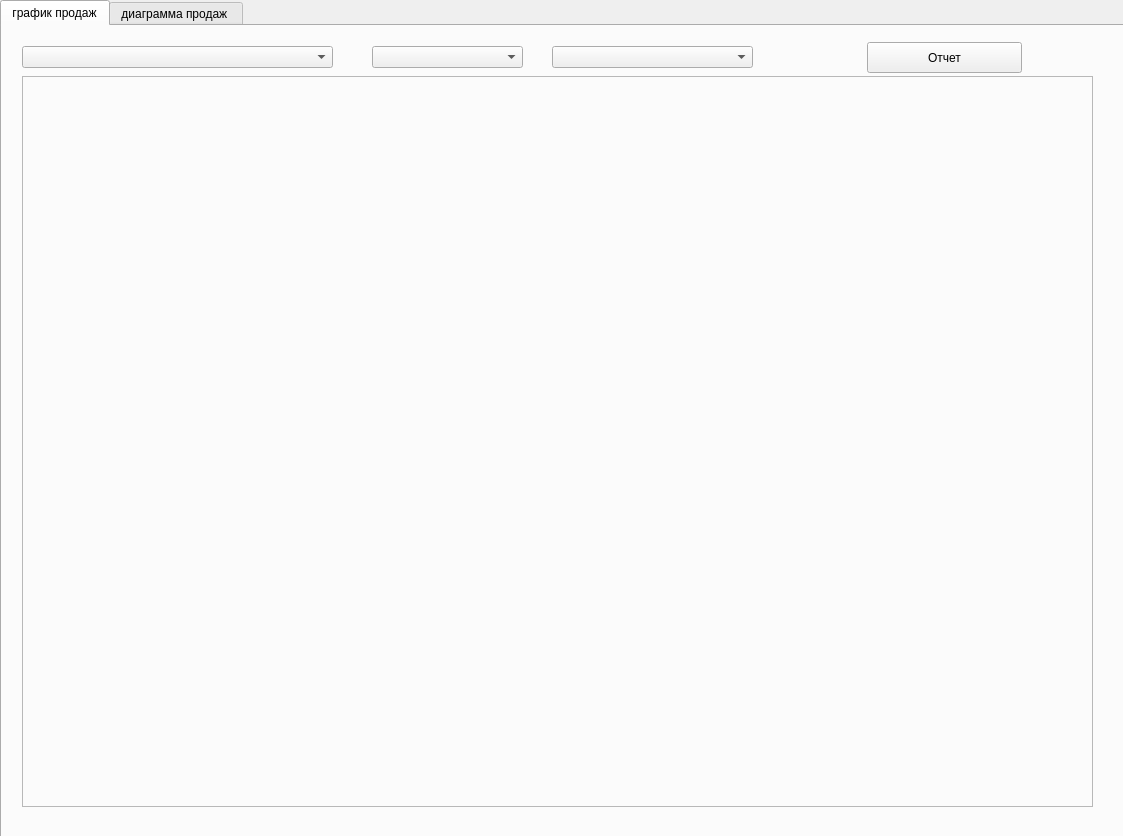
<?xml version="1.0" encoding="UTF-8"?>
<ui version="4.0">
 <class>Form</class>
 <widget class="QWidget" name="Form">
  <property name="geometry">
   <rect>
    <x>0</x>
    <y>0</y>
    <width>1123</width>
    <height>836</height>
   </rect>
  </property>
  <property name="windowTitle">
   <string>Form</string>
  </property>
  <widget class="QTabWidget" name="tabWidget">
   <property name="geometry">
    <rect>
     <x>0</x>
     <y>0</y>
     <width>1131</width>
     <height>851</height>
    </rect>
   </property>
   <property name="currentIndex">
    <number>0</number>
   </property>
   <widget class="QWidget" name="tab">
    <attribute name="title">
     <string>график продаж</string>
    </attribute>
    <widget class="QFrame" name="frame">
     <property name="geometry">
      <rect>
       <x>20</x>
       <y>50</y>
       <width>1071</width>
       <height>731</height>
      </rect>
     </property>
     <property name="frameShape">
      <enum>QFrame::StyledPanel</enum>
     </property>
     <property name="frameShadow">
      <enum>QFrame::Raised</enum>
     </property>
     <widget class="QLabel" name="label_2">
      <property name="geometry">
       <rect>
        <x>-10</x>
        <y>-70</y>
        <width>1101</width>
        <height>891</height>
       </rect>
      </property>
      <property name="styleSheet">
       <string notr="true"/>
      </property>
      <property name="text">
       <string/>
      </property>
      <property name="pixmap">
       <pixmap>../../Downloads/обои.jpg</pixmap>
      </property>
      <property name="scaledContents">
       <bool>true</bool>
      </property>
     </widget>
    </widget>
    <widget class="QComboBox" name="comboBox">
     <property name="geometry">
      <rect>
       <x>20</x>
       <y>20</y>
       <width>311</width>
       <height>22</height>
      </rect>
     </property>
    </widget>
    <widget class="QComboBox" name="comboBox_2">
     <property name="geometry">
      <rect>
       <x>370</x>
       <y>20</y>
       <width>151</width>
       <height>22</height>
      </rect>
     </property>
    </widget>
    <widget class="QComboBox" name="comboBox_3">
     <property name="geometry">
      <rect>
       <x>550</x>
       <y>20</y>
       <width>201</width>
       <height>22</height>
      </rect>
     </property>
    </widget>
    <widget class="QPushButton" name="pushButton_report_tab1">
     <property name="geometry">
      <rect>
       <x>865</x>
       <y>16</y>
       <width>155</width>
       <height>31</height>
      </rect>
     </property>
     <property name="text">
      <string>Отчет</string>
     </property>
    </widget>
    <widget class="QLabel" name="label_3">
     <property name="geometry">
      <rect>
       <x>0</x>
       <y>-10</y>
       <width>1101</width>
       <height>821</height>
      </rect>
     </property>
     <property name="text">
      <string/>
     </property>
     <property name="pixmap">
      <pixmap>../../Downloads/обои.jpg</pixmap>
     </property>
     <property name="scaledContents">
      <bool>true</bool>
     </property>
    </widget>
    <zorder>label_3</zorder>
    <zorder>frame</zorder>
    <zorder>comboBox</zorder>
    <zorder>comboBox_2</zorder>
    <zorder>comboBox_3</zorder>
    <zorder>pushButton_report_tab1</zorder>
   </widget>
   <widget class="QWidget" name="Tab_2">
    <attribute name="title">
     <string>диаграмма продаж </string>
    </attribute>
    <widget class="QComboBox" name="comboBox_5">
     <property name="geometry">
      <rect>
       <x>390</x>
       <y>20</y>
       <width>171</width>
       <height>22</height>
      </rect>
     </property>
    </widget>
    <widget class="QComboBox" name="comboBox_4">
     <property name="geometry">
      <rect>
       <x>120</x>
       <y>20</y>
       <width>181</width>
       <height>22</height>
      </rect>
     </property>
    </widget>
    <widget class="QFrame" name="frame_2">
     <property name="geometry">
      <rect>
       <x>20</x>
       <y>50</y>
       <width>1081</width>
       <height>741</height>
      </rect>
     </property>
     <property name="frameShape">
      <enum>QFrame::StyledPanel</enum>
     </property>
     <property name="frameShadow">
      <enum>QFrame::Raised</enum>
     </property>
    </widget>
    <widget class="QComboBox" name="comboBox_6">
     <property name="geometry">
      <rect>
       <x>660</x>
       <y>20</y>
       <width>181</width>
       <height>22</height>
      </rect>
     </property>
    </widget>
    <widget class="QPushButton" name="pushButton_report_tab2">
     <property name="geometry">
      <rect>
       <x>920</x>
       <y>10</y>
       <width>151</width>
       <height>28</height>
      </rect>
     </property>
     <property name="text">
      <string>Отчет</string>
     </property>
    </widget>
    <widget class="QLabel" name="label">
     <property name="geometry">
      <rect>
       <x>-10</x>
       <y>0</y>
       <width>1131</width>
       <height>831</height>
      </rect>
     </property>
     <property name="text">
      <string/>
     </property>
     <property name="pixmap">
      <pixmap>../../Downloads/обои.jpg</pixmap>
     </property>
     <property name="scaledContents">
      <bool>true</bool>
     </property>
    </widget>
    <zorder>label</zorder>
    <zorder>comboBox_5</zorder>
    <zorder>comboBox_4</zorder>
    <zorder>frame_2</zorder>
    <zorder>comboBox_6</zorder>
    <zorder>pushButton_report_tab2</zorder>
   </widget>
  </widget>
 </widget>
 <resources/>
 <connections/>
</ui>
